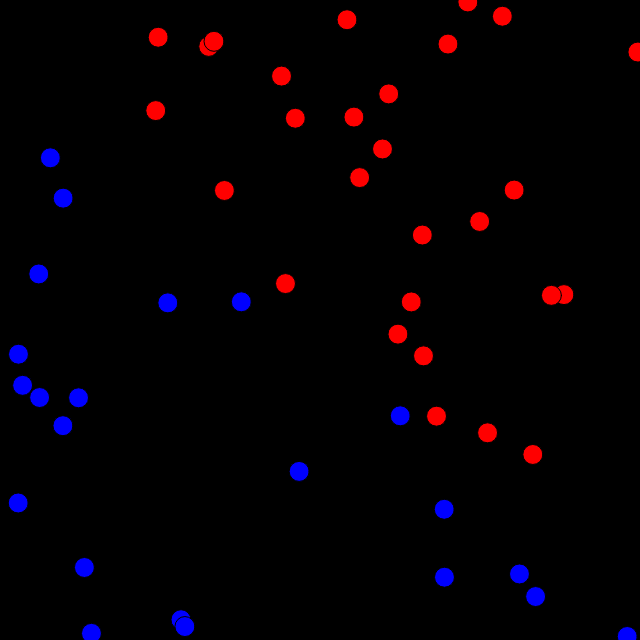
Frame 1 (no input)
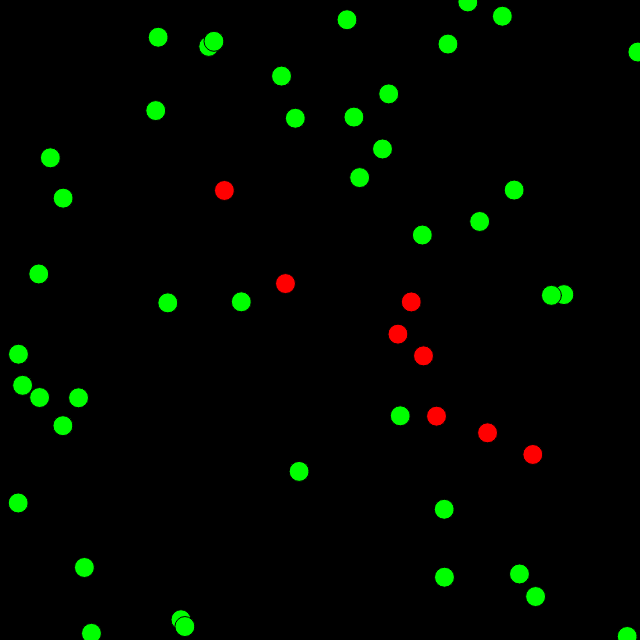
Frame 60 (no input)
Frame 120 (the mouse pressed at the canvas centre since frame 60): identical to frame 60, image omitted

The p5.js sketch that drew these frames (run headless with seeded random() and noise() and a simulated clock; from frame 60 on, the mouse is pressed at the canvas centre):

// p5.js sketch
// ── sketch.js
let brain, pts = [];

function setup()
{
  createCanvas(640, 640);
  brain = new Perceptron();
  for(let i=0;i<50;i++)
    pts.push(new Point());
}

function draw()
{
  background(0);
  for(let i=0;i<pts.length;i++)
  {
    pts[i].display();
    if(brain.guess(pts[i].inputs) == pts[i].inputs[2])
      pts[i].trained = true;
  }
}

function mouseClicked()
{
  for(let i=0;i<pts.length;i++)
  {
    brain.train(pts[i].inputs);
    if(brain.guess(pts[i].inputs) == pts[i].inputs[2])
      pts[i].trained = true;
    pts[i].display();
  }
}

class Point
{
  constructor()
  {
    this.inputs = [];
    this.trained = false;
    for(let i=0;i<2;i++)
    {
      this.inputs[i] = random(0, 640);
      if(this.inputs[0]>this.inputs[1])
        this.inputs[2] = 1;
      else
        this.inputs[2] = -1;
    }
  }

  display()
  {
    if(this.trained == true)
      fill(0,255,0);
    else
    {
      if(this.inputs[0] > this.inputs[1])
        fill(255,0,0);
      else
        fill(0,0,255);
    }
    ellipse(this.inputs[0], this.inputs[1], 20, 20);
  }
}

class Perceptron
{
  constructor()
  {
    this.weights = [];
    this.lr = 1;
    for(let i=0;i<2;i++)
      this.weights[i] = random(-1, 1);
  }

  guess(inputs)
  {
    let sum=0;
    for(let i=0;i<this.weights.length;i++)
      sum += inputs[i]*this.weights[i];
    let output = this.sign(sum);
    return output;
  }

  sign(x)
  {
    if(x>=0)
      return 1;
    else
      return -1;
  }

  train(inputs)
  {
    let error = this.guess(inputs) - inputs[2];
    if(inputs[2] != this.guess(inputs))
    {
      for(let i=0;i<this.weights.length;i++)
        this.weights[i] += this.error*inputs[i]*this.lr;
    }
  }
}
